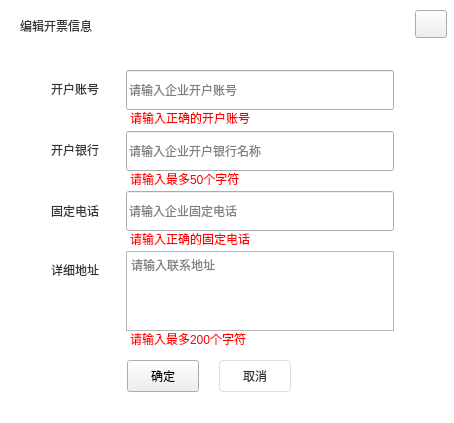
<?xml version="1.0" encoding="UTF-8"?>
<ui version="4.0">
 <class>EditInvoiceInfoWidget</class>
 <widget class="QWidget" name="EditInvoiceInfoWidget">
  <property name="geometry">
   <rect>
    <x>0</x>
    <y>0</y>
    <width>454</width>
    <height>423</height>
   </rect>
  </property>
  <property name="sizePolicy">
   <sizepolicy hsizetype="Fixed" vsizetype="Fixed">
    <horstretch>0</horstretch>
    <verstretch>0</verstretch>
   </sizepolicy>
  </property>
  <property name="minimumSize">
   <size>
    <width>454</width>
    <height>423</height>
   </size>
  </property>
  <property name="maximumSize">
   <size>
    <width>454</width>
    <height>423</height>
   </size>
  </property>
  <property name="windowTitle">
   <string>EditInvoiceInfoWidget</string>
  </property>
  <property name="styleSheet">
   <string notr="true">QWidget#EditInvoiceInfoWidget{background-color: rgb(255, 255, 255);border-radius:8px;}</string>
  </property>
  <widget class="QPushButton" name="closeButton">
   <property name="geometry">
    <rect>
     <x>415</x>
     <y>10</y>
     <width>32</width>
     <height>28</height>
    </rect>
   </property>
   <property name="sizePolicy">
    <sizepolicy hsizetype="Fixed" vsizetype="Fixed">
     <horstretch>0</horstretch>
     <verstretch>0</verstretch>
    </sizepolicy>
   </property>
   <property name="minimumSize">
    <size>
     <width>32</width>
     <height>28</height>
    </size>
   </property>
   <property name="maximumSize">
    <size>
     <width>32</width>
     <height>28</height>
    </size>
   </property>
   <property name="styleSheet">
    <string notr="true">QPushButton{border-image: url(:/EntCenterWidget/image/close.png);}
QPushButton:hover,pressed{border-image: url(:/EntCenterWidget/image/close_sel.png);};</string>
   </property>
   <property name="text">
    <string/>
   </property>
  </widget>
  <widget class="QLabel" name="label">
   <property name="geometry">
    <rect>
     <x>20</x>
     <y>19</y>
     <width>91</width>
     <height>14</height>
    </rect>
   </property>
   <property name="sizePolicy">
    <sizepolicy hsizetype="Preferred" vsizetype="Fixed">
     <horstretch>0</horstretch>
     <verstretch>0</verstretch>
    </sizepolicy>
   </property>
   <property name="minimumSize">
    <size>
     <width>56</width>
     <height>14</height>
    </size>
   </property>
   <property name="maximumSize">
    <size>
     <width>100</width>
     <height>14</height>
    </size>
   </property>
   <property name="styleSheet">
    <string notr="true">font: 14px &quot;微软雅黑&quot;;
color:#333333;
border-bottom:0px;</string>
   </property>
   <property name="text">
    <string>编辑开票信息</string>
   </property>
  </widget>
  <widget class="QLabel" name="label_5">
   <property name="geometry">
    <rect>
     <x>51</x>
     <y>263</y>
     <width>56</width>
     <height>14</height>
    </rect>
   </property>
   <property name="sizePolicy">
    <sizepolicy hsizetype="Preferred" vsizetype="Fixed">
     <horstretch>0</horstretch>
     <verstretch>0</verstretch>
    </sizepolicy>
   </property>
   <property name="minimumSize">
    <size>
     <width>56</width>
     <height>14</height>
    </size>
   </property>
   <property name="maximumSize">
    <size>
     <width>100</width>
     <height>14</height>
    </size>
   </property>
   <property name="styleSheet">
    <string notr="true">font: 14px &quot;微软雅黑&quot;;
color:#333333;
border-bottom:0px;</string>
   </property>
   <property name="text">
    <string>详细地址</string>
   </property>
  </widget>
  <widget class="QLabel" name="label_4">
   <property name="geometry">
    <rect>
     <x>51</x>
     <y>204</y>
     <width>56</width>
     <height>14</height>
    </rect>
   </property>
   <property name="sizePolicy">
    <sizepolicy hsizetype="Preferred" vsizetype="Fixed">
     <horstretch>0</horstretch>
     <verstretch>0</verstretch>
    </sizepolicy>
   </property>
   <property name="minimumSize">
    <size>
     <width>56</width>
     <height>14</height>
    </size>
   </property>
   <property name="maximumSize">
    <size>
     <width>100</width>
     <height>14</height>
    </size>
   </property>
   <property name="styleSheet">
    <string notr="true">font: 14px &quot;微软雅黑&quot;;
color:#333333;
border-bottom:0px;</string>
   </property>
   <property name="text">
    <string>固定电话</string>
   </property>
  </widget>
  <widget class="QLabel" name="label_2">
   <property name="geometry">
    <rect>
     <x>51</x>
     <y>82</y>
     <width>61</width>
     <height>14</height>
    </rect>
   </property>
   <property name="sizePolicy">
    <sizepolicy hsizetype="Preferred" vsizetype="Fixed">
     <horstretch>0</horstretch>
     <verstretch>0</verstretch>
    </sizepolicy>
   </property>
   <property name="minimumSize">
    <size>
     <width>56</width>
     <height>14</height>
    </size>
   </property>
   <property name="maximumSize">
    <size>
     <width>100</width>
     <height>14</height>
    </size>
   </property>
   <property name="styleSheet">
    <string notr="true">font: 14px &quot;微软雅黑&quot;;
color:#333333;
border-bottom:0px;</string>
   </property>
   <property name="text">
    <string>开户账号</string>
   </property>
  </widget>
  <widget class="QLabel" name="label_3">
   <property name="geometry">
    <rect>
     <x>51</x>
     <y>143</y>
     <width>61</width>
     <height>14</height>
    </rect>
   </property>
   <property name="sizePolicy">
    <sizepolicy hsizetype="Preferred" vsizetype="Fixed">
     <horstretch>0</horstretch>
     <verstretch>0</verstretch>
    </sizepolicy>
   </property>
   <property name="minimumSize">
    <size>
     <width>56</width>
     <height>14</height>
    </size>
   </property>
   <property name="maximumSize">
    <size>
     <width>100</width>
     <height>14</height>
    </size>
   </property>
   <property name="styleSheet">
    <string notr="true">font: 14px &quot;微软雅黑&quot;;
color:#333333;
border-bottom:0px;</string>
   </property>
   <property name="text">
    <string>开户银行</string>
   </property>
  </widget>
  <widget class="QLineEdit" name="lineEditAcc">
   <property name="geometry">
    <rect>
     <x>126</x>
     <y>70</y>
     <width>268</width>
     <height>40</height>
    </rect>
   </property>
   <property name="sizePolicy">
    <sizepolicy hsizetype="Fixed" vsizetype="Fixed">
     <horstretch>0</horstretch>
     <verstretch>0</verstretch>
    </sizepolicy>
   </property>
   <property name="minimumSize">
    <size>
     <width>268</width>
     <height>40</height>
    </size>
   </property>
   <property name="maximumSize">
    <size>
     <width>268</width>
     <height>40</height>
    </size>
   </property>
   <property name="styleSheet">
    <string notr="true">QLineEdit{border-radius:4px;color:rgba(51,51,51,1);border:1px solid rgb(222,222,222);font:14px 'Microsoft Yahei';padding-left:10px;}
QLineEdit:laceholder{color:rgba(51,51,51,1);}QLineEdit:focus{border:1px solid rgba(30,140,238,1);}
QLineEdit:disabled{background-color: rgb(247,248, 250);};</string>
   </property>
   <property name="text">
    <string/>
   </property>
   <property name="placeholderText">
    <string>请输入企业开户账号</string>
   </property>
  </widget>
  <widget class="QLineEdit" name="lineEditBank">
   <property name="geometry">
    <rect>
     <x>126</x>
     <y>131</y>
     <width>268</width>
     <height>40</height>
    </rect>
   </property>
   <property name="sizePolicy">
    <sizepolicy hsizetype="Fixed" vsizetype="Fixed">
     <horstretch>0</horstretch>
     <verstretch>0</verstretch>
    </sizepolicy>
   </property>
   <property name="minimumSize">
    <size>
     <width>268</width>
     <height>40</height>
    </size>
   </property>
   <property name="maximumSize">
    <size>
     <width>268</width>
     <height>40</height>
    </size>
   </property>
   <property name="styleSheet">
    <string notr="true">QLineEdit{border-radius:4px;color:rgba(51,51,51,1);border:1px solid rgb(222,222,222);font:14px 'Microsoft Yahei';padding-left:10px;}
QLineEdit:laceholder{color:rgba(51,51,51,1);}QLineEdit:focus{border:1px solid rgba(30,140,238,1);}
QLineEdit:disabled{background-color: rgb(247,248, 250);};</string>
   </property>
   <property name="text">
    <string/>
   </property>
   <property name="placeholderText">
    <string>请输入企业开户银行名称</string>
   </property>
  </widget>
  <widget class="QLineEdit" name="lineEditTelNo">
   <property name="geometry">
    <rect>
     <x>126</x>
     <y>191</y>
     <width>268</width>
     <height>40</height>
    </rect>
   </property>
   <property name="sizePolicy">
    <sizepolicy hsizetype="Fixed" vsizetype="Fixed">
     <horstretch>0</horstretch>
     <verstretch>0</verstretch>
    </sizepolicy>
   </property>
   <property name="minimumSize">
    <size>
     <width>268</width>
     <height>40</height>
    </size>
   </property>
   <property name="maximumSize">
    <size>
     <width>268</width>
     <height>40</height>
    </size>
   </property>
   <property name="styleSheet">
    <string notr="true">QLineEdit{border-radius:4px;color:rgba(51,51,51,1);border:1px solid rgb(222,222,222);font:14px 'Microsoft Yahei';padding-left:10px;}
QLineEdit:laceholder{color:rgba(51,51,51,1);}QLineEdit:focus{border:1px solid rgba(30,140,238,1);}
QLineEdit:disabled{background-color: rgb(247,248, 250);};</string>
   </property>
   <property name="text">
    <string/>
   </property>
   <property name="placeholderText">
    <string>请输入企业固定电话</string>
   </property>
  </widget>
  <widget class="CommentTextEdit" name="textEditAddr">
   <property name="geometry">
    <rect>
     <x>126</x>
     <y>251</y>
     <width>268</width>
     <height>80</height>
    </rect>
   </property>
   <property name="sizePolicy">
    <sizepolicy hsizetype="Fixed" vsizetype="Fixed">
     <horstretch>0</horstretch>
     <verstretch>0</verstretch>
    </sizepolicy>
   </property>
   <property name="minimumSize">
    <size>
     <width>268</width>
     <height>80</height>
    </size>
   </property>
   <property name="maximumSize">
    <size>
     <width>268</width>
     <height>80</height>
    </size>
   </property>
   <property name="styleSheet">
    <string notr="true">QTextEdit{border-radius:4px;color:rgba(51,51,51,1);border:1px solid rgb(222,222,222);font:14px 'Microsoft Yahei';padding-left:10px;}
QTextEdit:laceholder{color:rgba(51,51,51,1);}QTextEdit:focus{border:1px solid rgba(30,140,238,1);}
QTextEdit:disabled{background-color: rgb(247,248, 250);}
QScrollBar::vertical{width:8px;background:rgba(0,0,0,0%);margin:0px,0px,0px,0px;}QScrollBar::handle:vertical{width:8px;background:rgba(0,0,0,25%); border-radius:4px;min-height:20;}QScrollBar::handle:vertical:hover{width:8px;background:rgba(0,0,0,50%); border-radius:4px;min-height:20;}QScrollBar::add-line:vertical{height:9px;width:8px;border-image:url(:/images/a/3.png);subcontrol-position:bottom;}QScrollBar::sub-line:vertical{height:9px;width:8px;border-image:url(:/images/a/1.png);subcontrol-position:top;}QScrollBar::add-page:vertical,QScrollBar::sub-page:vertical{background:rgba(0,0,0,10%);border-radius:4px;};</string>
   </property>
   <property name="frameShape">
    <enum>QFrame::StyledPanel</enum>
   </property>
   <property name="placeholderText">
    <string>请输入联系地址</string>
   </property>
  </widget>
  <widget class="QPushButton" name="okButton">
   <property name="geometry">
    <rect>
     <x>127</x>
     <y>360</y>
     <width>72</width>
     <height>32</height>
    </rect>
   </property>
   <property name="sizePolicy">
    <sizepolicy hsizetype="Fixed" vsizetype="Fixed">
     <horstretch>0</horstretch>
     <verstretch>0</verstretch>
    </sizepolicy>
   </property>
   <property name="minimumSize">
    <size>
     <width>72</width>
     <height>32</height>
    </size>
   </property>
   <property name="maximumSize">
    <size>
     <width>72</width>
     <height>32</height>
    </size>
   </property>
   <property name="styleSheet">
    <string notr="true">QPushButton{background-color:qlineargradient(spread:pad, x1:0, y1:0, x2:1, y2:0, stop:0 rgba(2, 164, 253, 1), stop:1 rgba(31, 139, 237, 1));border-radius:4px;font: 14px &quot;微软雅黑&quot;;color:rgba(255, 255, 255, 1);}
			QPushButton:hover,pressed{ background-color: qlineargradient(spread:pad, x1:0, y1:0, x2:0, y2:1, stop:0 rgba(40, 178, 253, 1),stop:1 rgba(64, 156, 240, 1));
		  border-radius:4px;font: 14px &quot;微软雅黑&quot;;color:rgba(255, 255, 255, 1);}
QPushButton:disabled{ background-color:rgba(200,200,200,1);border-radius:4px;};</string>
   </property>
   <property name="text">
    <string>确定</string>
   </property>
  </widget>
  <widget class="QPushButton" name="cancelButton">
   <property name="geometry">
    <rect>
     <x>219</x>
     <y>360</y>
     <width>72</width>
     <height>32</height>
    </rect>
   </property>
   <property name="sizePolicy">
    <sizepolicy hsizetype="Fixed" vsizetype="Fixed">
     <horstretch>0</horstretch>
     <verstretch>0</verstretch>
    </sizepolicy>
   </property>
   <property name="minimumSize">
    <size>
     <width>72</width>
     <height>32</height>
    </size>
   </property>
   <property name="maximumSize">
    <size>
     <width>72</width>
     <height>32</height>
    </size>
   </property>
   <property name="styleSheet">
    <string notr="true">QPushButton{background-color:#FFFFFF;border-radius:4px;font:14px &quot;微软雅黑&quot;;color:#333333;border:1px solid #DEDEDE;}
QPushButton:hover,pressed{background-color:#F4F4F4;border-radius:4px;font:14px &quot;微软雅黑&quot;;color:#333333;}</string>
   </property>
   <property name="text">
    <string>取消</string>
   </property>
  </widget>
  <widget class="QLabel" name="label_6">
   <property name="geometry">
    <rect>
     <x>130</x>
     <y>110</y>
     <width>131</width>
     <height>15</height>
    </rect>
   </property>
   <property name="sizePolicy">
    <sizepolicy hsizetype="Preferred" vsizetype="Fixed">
     <horstretch>0</horstretch>
     <verstretch>0</verstretch>
    </sizepolicy>
   </property>
   <property name="minimumSize">
    <size>
     <width>0</width>
     <height>15</height>
    </size>
   </property>
   <property name="maximumSize">
    <size>
     <width>16777215</width>
     <height>15</height>
    </size>
   </property>
   <property name="styleSheet">
    <string notr="true">font: 12px &quot;微软雅黑&quot;;
color: #ff0000;
border-bottom:0px;</string>
   </property>
   <property name="text">
    <string>请输入正确的开户账号</string>
   </property>
  </widget>
  <widget class="QLabel" name="label_7">
   <property name="geometry">
    <rect>
     <x>130</x>
     <y>171</y>
     <width>131</width>
     <height>15</height>
    </rect>
   </property>
   <property name="sizePolicy">
    <sizepolicy hsizetype="Preferred" vsizetype="Fixed">
     <horstretch>0</horstretch>
     <verstretch>0</verstretch>
    </sizepolicy>
   </property>
   <property name="minimumSize">
    <size>
     <width>0</width>
     <height>15</height>
    </size>
   </property>
   <property name="maximumSize">
    <size>
     <width>16777215</width>
     <height>15</height>
    </size>
   </property>
   <property name="styleSheet">
    <string notr="true">font: 12px &quot;微软雅黑&quot;;
color: #ff0000;
border-bottom:0px;</string>
   </property>
   <property name="text">
    <string>请输入最多50个字符</string>
   </property>
  </widget>
  <widget class="QLabel" name="label_8">
   <property name="geometry">
    <rect>
     <x>130</x>
     <y>331</y>
     <width>131</width>
     <height>15</height>
    </rect>
   </property>
   <property name="sizePolicy">
    <sizepolicy hsizetype="Preferred" vsizetype="Fixed">
     <horstretch>0</horstretch>
     <verstretch>0</verstretch>
    </sizepolicy>
   </property>
   <property name="minimumSize">
    <size>
     <width>0</width>
     <height>15</height>
    </size>
   </property>
   <property name="maximumSize">
    <size>
     <width>16777215</width>
     <height>15</height>
    </size>
   </property>
   <property name="styleSheet">
    <string notr="true">font: 12px &quot;微软雅黑&quot;;
color: #ff0000;
border-bottom:0px;</string>
   </property>
   <property name="text">
    <string>请输入最多200个字符</string>
   </property>
  </widget>
  <widget class="QLabel" name="label_9">
   <property name="geometry">
    <rect>
     <x>130</x>
     <y>231</y>
     <width>131</width>
     <height>15</height>
    </rect>
   </property>
   <property name="sizePolicy">
    <sizepolicy hsizetype="Preferred" vsizetype="Fixed">
     <horstretch>0</horstretch>
     <verstretch>0</verstretch>
    </sizepolicy>
   </property>
   <property name="minimumSize">
    <size>
     <width>0</width>
     <height>15</height>
    </size>
   </property>
   <property name="maximumSize">
    <size>
     <width>16777215</width>
     <height>15</height>
    </size>
   </property>
   <property name="styleSheet">
    <string notr="true">font: 12px &quot;微软雅黑&quot;;
color: #ff0000;
border-bottom:0px;</string>
   </property>
   <property name="text">
    <string>请输入正确的固定电话</string>
   </property>
  </widget>
 </widget>
 <layoutdefault spacing="6" margin="11"/>
 <customwidgets>
  <customwidget>
   <class>CommentTextEdit</class>
   <extends>QTextEdit</extends>
   <header>CommentTextEdit.h</header>
  </customwidget>
 </customwidgets>
 <resources>
  <include location="EntCenterWidget.qrc"/>
 </resources>
 <connections/>
</ui>
